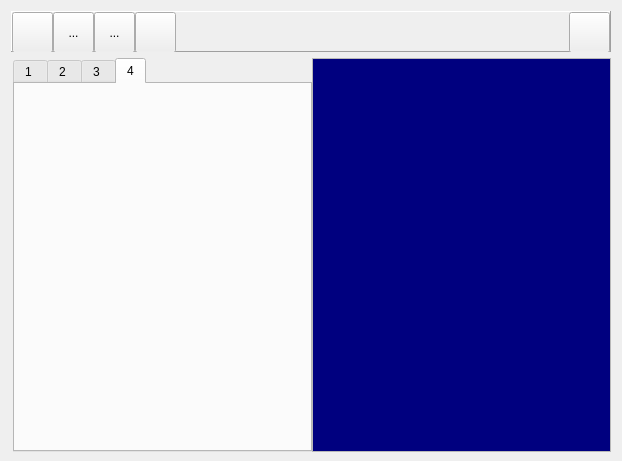
<?xml version="1.0" encoding="UTF-8"?>
<ui version="4.0">
 <class>MainFrame</class>
 <widget class="QDialog" name="MainFrame">
  <property name="geometry">
   <rect>
    <x>0</x>
    <y>0</y>
    <width>622</width>
    <height>461</height>
   </rect>
  </property>
  <property name="sizePolicy">
   <sizepolicy hsizetype="Preferred" vsizetype="Minimum">
    <horstretch>0</horstretch>
    <verstretch>0</verstretch>
   </sizepolicy>
  </property>
  <property name="minimumSize">
   <size>
    <width>0</width>
    <height>461</height>
   </size>
  </property>
  <property name="windowTitle">
   <string>Homeworks</string>
  </property>
  <property name="modal">
   <bool>false</bool>
  </property>
  <layout class="QVBoxLayout" name="verticalLayout">
   <item>
    <widget class="QFrame" name="frame">
     <property name="sizePolicy">
      <sizepolicy hsizetype="Preferred" vsizetype="Fixed">
       <horstretch>0</horstretch>
       <verstretch>0</verstretch>
      </sizepolicy>
     </property>
     <property name="minimumSize">
      <size>
       <width>0</width>
       <height>41</height>
      </size>
     </property>
     <property name="maximumSize">
      <size>
       <width>16777215</width>
       <height>41</height>
      </size>
     </property>
     <property name="frameShape">
      <enum>QFrame::Panel</enum>
     </property>
     <property name="frameShadow">
      <enum>QFrame::Raised</enum>
     </property>
     <layout class="QHBoxLayout" name="horizontalLayout_3">
      <property name="spacing">
       <number>0</number>
      </property>
      <property name="leftMargin">
       <number>0</number>
      </property>
      <property name="topMargin">
       <number>0</number>
      </property>
      <property name="rightMargin">
       <number>0</number>
      </property>
      <property name="bottomMargin">
       <number>0</number>
      </property>
      <item>
       <widget class="QToolButton" name="buttonOpen">
        <property name="enabled">
         <bool>true</bool>
        </property>
        <property name="sizePolicy">
         <sizepolicy hsizetype="Minimum" vsizetype="Minimum">
          <horstretch>0</horstretch>
          <verstretch>0</verstretch>
         </sizepolicy>
        </property>
        <property name="minimumSize">
         <size>
          <width>41</width>
          <height>41</height>
         </size>
        </property>
        <property name="maximumSize">
         <size>
          <width>41</width>
          <height>41</height>
         </size>
        </property>
        <property name="toolTip">
         <string>open an image file</string>
        </property>
        <property name="layoutDirection">
         <enum>Qt::LeftToRight</enum>
        </property>
        <property name="autoFillBackground">
         <bool>false</bool>
        </property>
        <property name="text">
         <string/>
        </property>
        <property name="icon">
         <iconset resource="images/mainframe.qrc">
          <normaloff>:/open.png</normaloff>:/open.png</iconset>
        </property>
        <property name="iconSize">
         <size>
          <width>41</width>
          <height>41</height>
         </size>
        </property>
        <property name="checkable">
         <bool>false</bool>
        </property>
        <property name="autoRepeat">
         <bool>false</bool>
        </property>
        <property name="autoExclusive">
         <bool>false</bool>
        </property>
        <property name="popupMode">
         <enum>QToolButton::DelayedPopup</enum>
        </property>
        <property name="toolButtonStyle">
         <enum>Qt::ToolButtonIconOnly</enum>
        </property>
        <property name="autoRaise">
         <bool>false</bool>
        </property>
       </widget>
      </item>
      <item>
       <widget class="QToolButton" name="toolButton_2">
        <property name="sizePolicy">
         <sizepolicy hsizetype="Minimum" vsizetype="Minimum">
          <horstretch>0</horstretch>
          <verstretch>0</verstretch>
         </sizepolicy>
        </property>
        <property name="minimumSize">
         <size>
          <width>41</width>
          <height>41</height>
         </size>
        </property>
        <property name="maximumSize">
         <size>
          <width>41</width>
          <height>41</height>
         </size>
        </property>
        <property name="text">
         <string>...</string>
        </property>
       </widget>
      </item>
      <item>
       <widget class="QToolButton" name="toolButton_3">
        <property name="sizePolicy">
         <sizepolicy hsizetype="Minimum" vsizetype="Minimum">
          <horstretch>0</horstretch>
          <verstretch>0</verstretch>
         </sizepolicy>
        </property>
        <property name="minimumSize">
         <size>
          <width>41</width>
          <height>41</height>
         </size>
        </property>
        <property name="maximumSize">
         <size>
          <width>41</width>
          <height>41</height>
         </size>
        </property>
        <property name="text">
         <string>...</string>
        </property>
       </widget>
      </item>
      <item>
       <widget class="QToolButton" name="buttonDeleteContents">
        <property name="sizePolicy">
         <sizepolicy hsizetype="Minimum" vsizetype="Minimum">
          <horstretch>0</horstretch>
          <verstretch>0</verstretch>
         </sizepolicy>
        </property>
        <property name="minimumSize">
         <size>
          <width>41</width>
          <height>41</height>
         </size>
        </property>
        <property name="maximumSize">
         <size>
          <width>41</width>
          <height>41</height>
         </size>
        </property>
        <property name="toolTip">
         <string>close all forms</string>
        </property>
        <property name="autoFillBackground">
         <bool>false</bool>
        </property>
        <property name="text">
         <string/>
        </property>
        <property name="icon">
         <iconset resource="images/mainframe.qrc">
          <normaloff>:/1-21.png</normaloff>:/1-21.png</iconset>
        </property>
        <property name="iconSize">
         <size>
          <width>41</width>
          <height>41</height>
         </size>
        </property>
       </widget>
      </item>
      <item>
       <spacer name="horizontalSpacer">
        <property name="orientation">
         <enum>Qt::Horizontal</enum>
        </property>
        <property name="sizeHint" stdset="0">
         <size>
          <width>40</width>
          <height>20</height>
         </size>
        </property>
       </spacer>
      </item>
      <item>
       <widget class="QToolButton" name="buttonShowList">
        <property name="sizePolicy">
         <sizepolicy hsizetype="Minimum" vsizetype="Minimum">
          <horstretch>0</horstretch>
          <verstretch>0</verstretch>
         </sizepolicy>
        </property>
        <property name="minimumSize">
         <size>
          <width>41</width>
          <height>41</height>
         </size>
        </property>
        <property name="maximumSize">
         <size>
          <width>41</width>
          <height>41</height>
         </size>
        </property>
        <property name="toolTip">
         <string>show the list view</string>
        </property>
        <property name="text">
         <string/>
        </property>
        <property name="icon">
         <iconset resource="images/mainframe.qrc">
          <normaloff>:/2-3.png</normaloff>:/2-3.png</iconset>
        </property>
        <property name="iconSize">
         <size>
          <width>82</width>
          <height>41</height>
         </size>
        </property>
       </widget>
      </item>
     </layout>
    </widget>
   </item>
   <item>
    <layout class="QHBoxLayout" name="horizontalLayout">
     <property name="spacing">
      <number>0</number>
     </property>
     <property name="leftMargin">
      <number>2</number>
     </property>
     <item>
      <widget class="QTabWidget" name="tabWidget">
       <property name="sizePolicy">
        <sizepolicy hsizetype="Fixed" vsizetype="Expanding">
         <horstretch>0</horstretch>
         <verstretch>0</verstretch>
        </sizepolicy>
       </property>
       <property name="minimumSize">
        <size>
         <width>299</width>
         <height>394</height>
        </size>
       </property>
       <property name="palette">
        <palette>
         <active>
          <colorrole role="Light">
           <brush brushstyle="SolidPattern">
            <color alpha="255">
             <red>255</red>
             <green>255</green>
             <blue>255</blue>
            </color>
           </brush>
          </colorrole>
          <colorrole role="Base">
           <brush brushstyle="SolidPattern">
            <color alpha="255">
             <red>255</red>
             <green>255</green>
             <blue>255</blue>
            </color>
           </brush>
          </colorrole>
          <colorrole role="Window">
           <brush brushstyle="SolidPattern">
            <color alpha="255">
             <red>255</red>
             <green>255</green>
             <blue>255</blue>
            </color>
           </brush>
          </colorrole>
          <colorrole role="NoRole">
           <brush brushstyle="SolidPattern">
            <color alpha="255">
             <red>255</red>
             <green>85</green>
             <blue>0</blue>
            </color>
           </brush>
          </colorrole>
         </active>
         <inactive>
          <colorrole role="Light">
           <brush brushstyle="SolidPattern">
            <color alpha="255">
             <red>255</red>
             <green>255</green>
             <blue>255</blue>
            </color>
           </brush>
          </colorrole>
          <colorrole role="Base">
           <brush brushstyle="SolidPattern">
            <color alpha="255">
             <red>255</red>
             <green>255</green>
             <blue>255</blue>
            </color>
           </brush>
          </colorrole>
          <colorrole role="Window">
           <brush brushstyle="SolidPattern">
            <color alpha="255">
             <red>255</red>
             <green>255</green>
             <blue>255</blue>
            </color>
           </brush>
          </colorrole>
          <colorrole role="NoRole">
           <brush brushstyle="SolidPattern">
            <color alpha="255">
             <red>255</red>
             <green>85</green>
             <blue>0</blue>
            </color>
           </brush>
          </colorrole>
         </inactive>
         <disabled>
          <colorrole role="Light">
           <brush brushstyle="SolidPattern">
            <color alpha="255">
             <red>255</red>
             <green>255</green>
             <blue>255</blue>
            </color>
           </brush>
          </colorrole>
          <colorrole role="Base">
           <brush brushstyle="SolidPattern">
            <color alpha="255">
             <red>255</red>
             <green>255</green>
             <blue>255</blue>
            </color>
           </brush>
          </colorrole>
          <colorrole role="Window">
           <brush brushstyle="SolidPattern">
            <color alpha="255">
             <red>255</red>
             <green>255</green>
             <blue>255</blue>
            </color>
           </brush>
          </colorrole>
          <colorrole role="NoRole">
           <brush brushstyle="SolidPattern">
            <color alpha="255">
             <red>255</red>
             <green>85</green>
             <blue>0</blue>
            </color>
           </brush>
          </colorrole>
         </disabled>
        </palette>
       </property>
       <property name="cursor">
        <cursorShape>ArrowCursor</cursorShape>
       </property>
       <property name="autoFillBackground">
        <bool>false</bool>
       </property>
       <property name="tabPosition">
        <enum>QTabWidget::North</enum>
       </property>
       <property name="tabShape">
        <enum>QTabWidget::Rounded</enum>
       </property>
       <property name="currentIndex">
        <number>3</number>
       </property>
       <property name="iconSize">
        <size>
         <width>31</width>
         <height>31</height>
        </size>
       </property>
       <property name="elideMode">
        <enum>Qt::ElideMiddle</enum>
       </property>
       <widget class="QWidget" name="tab_1">
        <attribute name="title">
         <string>1 </string>
        </attribute>
        <widget class="QPushButton" name="buttonAStar">
         <property name="geometry">
          <rect>
           <x>70</x>
           <y>58</y>
           <width>141</width>
           <height>31</height>
          </rect>
         </property>
         <property name="font">
          <font>
           <family>맑은 고딕</family>
           <pointsize>10</pointsize>
          </font>
         </property>
         <property name="text">
          <string>Run A*</string>
         </property>
        </widget>
        <widget class="QLabel" name="label_17">
         <property name="geometry">
          <rect>
           <x>80</x>
           <y>21</y>
           <width>56</width>
           <height>12</height>
          </rect>
         </property>
         <property name="font">
          <font>
           <family>맑은 고딕</family>
          </font>
         </property>
         <property name="text">
          <string>Source</string>
         </property>
        </widget>
        <widget class="QLabel" name="label_18">
         <property name="geometry">
          <rect>
           <x>160</x>
           <y>21</y>
           <width>56</width>
           <height>12</height>
          </rect>
         </property>
         <property name="font">
          <font>
           <family>맑은 고딕</family>
          </font>
         </property>
         <property name="text">
          <string>Goal</string>
         </property>
        </widget>
        <widget class="QWidget" name="layoutWidget">
         <property name="geometry">
          <rect>
           <x>71</x>
           <y>36</y>
           <width>139</width>
           <height>25</height>
          </rect>
         </property>
         <layout class="QHBoxLayout" name="horizontalLayout_9">
          <item>
           <widget class="QLineEdit" name="editSourceNode">
            <property name="text">
             <string>A</string>
            </property>
            <property name="alignment">
             <set>Qt::AlignCenter</set>
            </property>
           </widget>
          </item>
          <item>
           <widget class="QLineEdit" name="editGoalNode">
            <property name="text">
             <string>Q</string>
            </property>
            <property name="alignment">
             <set>Qt::AlignCenter</set>
            </property>
           </widget>
          </item>
         </layout>
        </widget>
       </widget>
       <widget class="QWidget" name="tab_2">
        <attribute name="title">
         <string>2 </string>
        </attribute>
        <widget class="QPushButton" name="pushButton">
         <property name="geometry">
          <rect>
           <x>90</x>
           <y>150</y>
           <width>93</width>
           <height>28</height>
          </rect>
         </property>
         <property name="text">
          <string>PushButton</string>
         </property>
        </widget>
       </widget>
       <widget class="QWidget" name="tab">
        <attribute name="title">
         <string>3 </string>
        </attribute>
       </widget>
       <widget class="QWidget" name="tab_3">
        <attribute name="title">
         <string>4</string>
        </attribute>
       </widget>
      </widget>
     </item>
     <item>
      <widget class="QListWidget" name="listWidget">
       <property name="sizePolicy">
        <sizepolicy hsizetype="Ignored" vsizetype="Minimum">
         <horstretch>0</horstretch>
         <verstretch>0</verstretch>
        </sizepolicy>
       </property>
       <property name="minimumSize">
        <size>
         <width>0</width>
         <height>394</height>
        </size>
       </property>
       <property name="palette">
        <palette>
         <active>
          <colorrole role="WindowText">
           <brush brushstyle="SolidPattern">
            <color alpha="255">
             <red>255</red>
             <green>255</green>
             <blue>0</blue>
            </color>
           </brush>
          </colorrole>
          <colorrole role="Text">
           <brush brushstyle="SolidPattern">
            <color alpha="255">
             <red>255</red>
             <green>255</green>
             <blue>255</blue>
            </color>
           </brush>
          </colorrole>
          <colorrole role="Base">
           <brush brushstyle="SolidPattern">
            <color alpha="255">
             <red>0</red>
             <green>0</green>
             <blue>127</blue>
            </color>
           </brush>
          </colorrole>
          <colorrole role="PlaceholderText">
           <brush brushstyle="NoBrush">
            <color alpha="128">
             <red>255</red>
             <green>255</green>
             <blue>255</blue>
            </color>
           </brush>
          </colorrole>
         </active>
         <inactive>
          <colorrole role="WindowText">
           <brush brushstyle="SolidPattern">
            <color alpha="255">
             <red>255</red>
             <green>255</green>
             <blue>0</blue>
            </color>
           </brush>
          </colorrole>
          <colorrole role="Text">
           <brush brushstyle="SolidPattern">
            <color alpha="255">
             <red>255</red>
             <green>255</green>
             <blue>255</blue>
            </color>
           </brush>
          </colorrole>
          <colorrole role="Base">
           <brush brushstyle="SolidPattern">
            <color alpha="255">
             <red>0</red>
             <green>0</green>
             <blue>127</blue>
            </color>
           </brush>
          </colorrole>
          <colorrole role="PlaceholderText">
           <brush brushstyle="NoBrush">
            <color alpha="128">
             <red>255</red>
             <green>255</green>
             <blue>255</blue>
            </color>
           </brush>
          </colorrole>
         </inactive>
         <disabled>
          <colorrole role="WindowText">
           <brush brushstyle="SolidPattern">
            <color alpha="255">
             <red>120</red>
             <green>120</green>
             <blue>120</blue>
            </color>
           </brush>
          </colorrole>
          <colorrole role="Text">
           <brush brushstyle="SolidPattern">
            <color alpha="255">
             <red>120</red>
             <green>120</green>
             <blue>120</blue>
            </color>
           </brush>
          </colorrole>
          <colorrole role="Base">
           <brush brushstyle="SolidPattern">
            <color alpha="255">
             <red>240</red>
             <green>240</green>
             <blue>240</blue>
            </color>
           </brush>
          </colorrole>
          <colorrole role="PlaceholderText">
           <brush brushstyle="NoBrush">
            <color alpha="128">
             <red>255</red>
             <green>255</green>
             <blue>255</blue>
            </color>
           </brush>
          </colorrole>
         </disabled>
        </palette>
       </property>
       <property name="font">
        <font>
         <family>Times New Roman</family>
         <pointsize>10</pointsize>
        </font>
       </property>
      </widget>
     </item>
    </layout>
   </item>
  </layout>
 </widget>
 <layoutdefault spacing="6" margin="11"/>
 <resources>
  <include location="images/mainframe.qrc"/>
 </resources>
 <connections/>
</ui>
